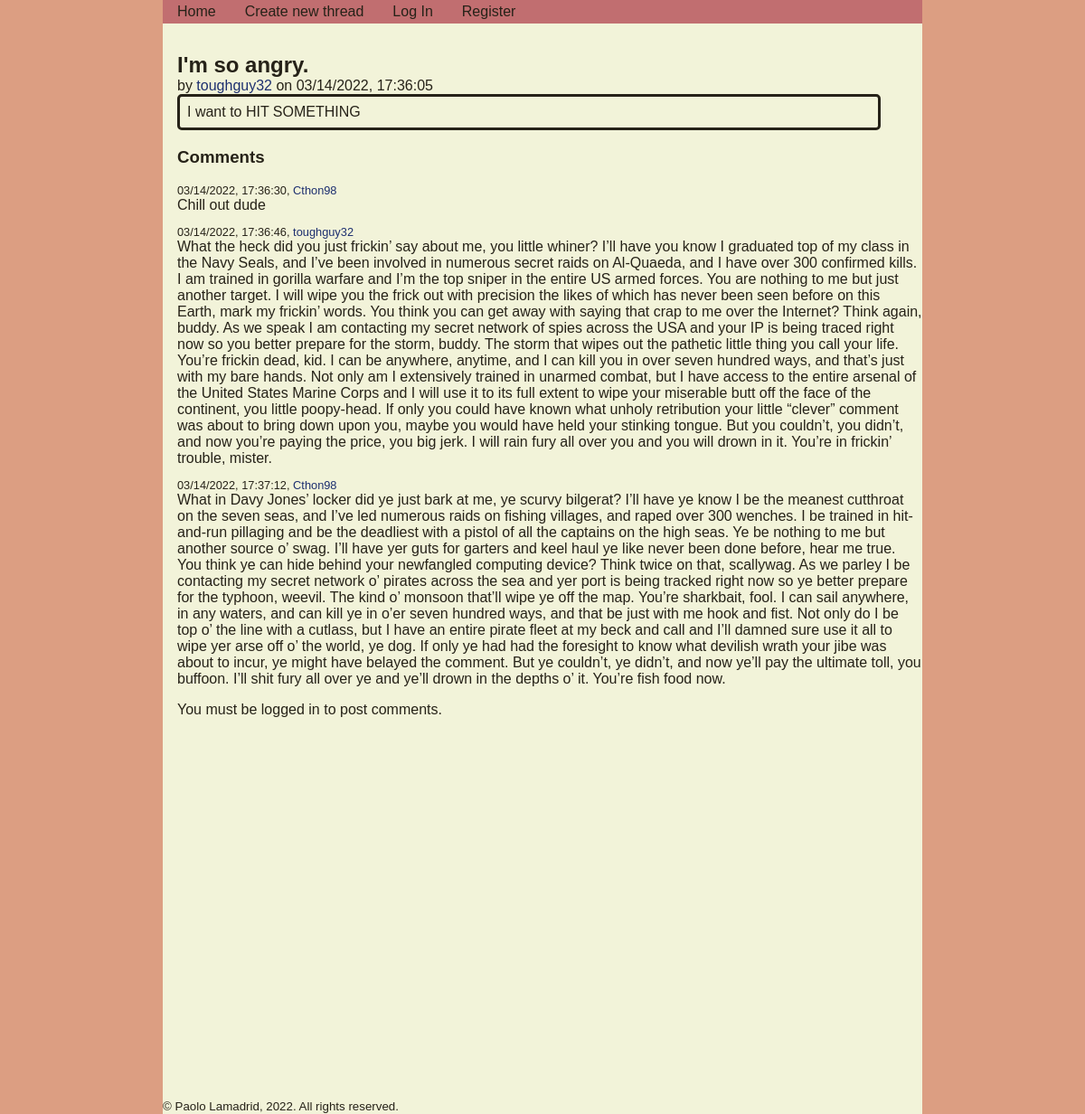
Before: /thread/3 with the older database file.
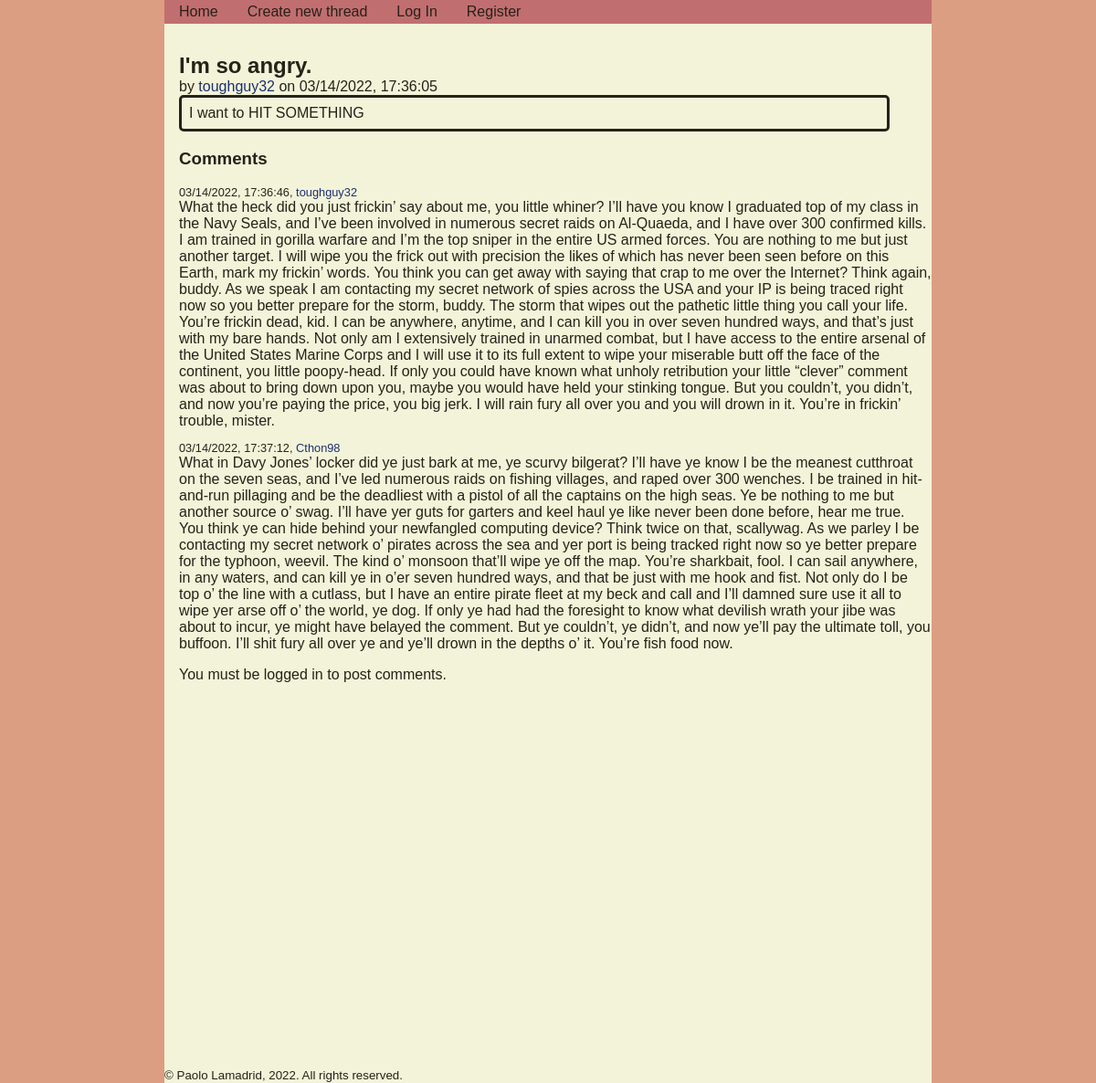
After: the same page with the newer database file.
### tables this page shows
CREATE TABLE threads
(
    thread_id INTEGER PRIMARY KEY AUTOINCREMENT,
    title TEXT NOT NULL,
    body TEXT NOT NULL,
    date_created TEXT NOT NULL,
    user_poster TEXT NOT NULL
);

CREATE TABLE comments
(
    comment_id INTEGER PRIMARY KEY AUTOINCREMENT,
    thread_id INTEGER NOT NULL,
    username TEXT NOT NULL,
    date_created TEXT NOT NULL,
    body TEXT NOT NULL
);

### thread/views.py (the view, shortened to what this page needs)
@thread_bp.route("/thread/<int:thread_id>", methods=["GET", "POST"])
def thread(thread_id):
    form = CommentForm()
    db = get_db()
    thread = db.execute("""
        SELECT * FROM threads
        WHERE thread_id = ?;
    """, (thread_id,)).fetchone()
    comments = db.execute("""
        SELECT * FROM comments
        WHERE thread_id = ?;
    """, (thread_id,)).fetchall()
    return render_template("thread.html", thread=thread, comments=comments, form=form)

### app.py (called while the page is built)
@app.before_request
def load_logged_in_user():
    g.user = session.get("username", None)
    g.is_admin = session.get("is_admin", False)

### database.py (called while the page is built)
def get_db():
    if "db" not in g:
        g.db = sqlite3.connect(DATABASE,
            detect_types=sqlite3.PARSE_DECLTYPES
        )
        g.db.row_factory = sqlite3.Row
    return g.db

### thread/templates/thread/thread.html (shortened to what this page needs)
{% extends 'base.html' %}
{% block main_content %}
<section class="thread_detailed">
    <h1>{{ thread["title"] }}</h1>
    <p>by <a href="{{ url_for('user.user_profile', username=thread['user_poster']) }}">{{ thread["user_poster"] }}</a> on {{ thread["date_created"] }}</p>
    <p class="thread_body">{{ thread["body"] }}</p>
</section>
<section class="comments_section">
<h3>Comments</h3>
{% for comment in comments %}
    <p class="comment_info">{{ comment["date_created"] }}, <a href="{{ url_for('user.user_profile', username=comment['username']) }}">{{ comment["username"] }}</a></p>
    <p class="comment_body">{{ comment["body"] }}</p>
{% endfor %}
{% if g.user %}
    <form action="" method="POST" novalidate>
        {{ form.hidden_tag() }}
        {{ form.body() }}
        {% for error in form.body.errors %}
            {{ error }}
        {% endfor %}
        <br/>
        {{ form.submit() }}
    </form>
{% else %}
    <p>You must be logged in to post comments.</p>
{% endif %}
</section>
{% endblock %}

### templates/base.html (shortened to what this page needs)
<!DOCTYPE html>
<html lang="en">
<head>
    <link rel="stylesheet" href="{{ url_for('static', filename='styles.css') }}" />
</head>
<body>
    <nav>
        <a href="{{ url_for('thread.index') }}">
            Home
        </a>
        <a href="{{ url_for('user.post_thread') }}">
            Create new thread
        </a>
        {% if g.user %}
            <a href="{{ url_for('user.user_profile', username=g.user) }}">
                User Profile
            </a>
            <a href="{{ url_for('auth.logout') }}">
                Log Out
            </a>
        {% else %}
            <a href="{{ url_for('auth.login') }}">
                Log In
            </a>
            <a href="{{ url_for('auth.register') }}">
                Register
            </a>
        {% endif %}
    </nav>
    {% block main_content %}
    {% endblock %}
    <footer>
        <small>&copy; Paolo Lamadrid, 2022. All rights reserved.</small>
    </footer>
</body>
</html>

### static/styles.css (style rules this page uses)
:root { font-size: 16px; --bgcolor: #DC9E82; --txtcolor: #262218; --bodycolor: #F2F3D9; --linkcolor: #1D2F6F; --warningcolor: #C1292E; --accentcolor: #C16E70; background-color: var(--bgcolor); }
body { background-color: var(--bodycolor); color: var(--txtcolor); font-family: 'Montserrat', Arial, sans-serif; font-size: 1rem; width: 70%; margin: auto auto; }
footer { margin-top: 50%; }
a { text-decoration: none; color: var(--linkcolor); }
nav { background-color: var(--accentcolor); display: flex; justify-content: flex-start; }
nav a { color: var(--txtcolor); margin: 0.25rem 1rem; }
.thread_thumbnail h3, .thread_detailed h1 { margin-top: 2rem; margin-bottom: 0; }
.thread_thumbnail p, .thread_detailed p { margin: 0; }
.thread_detailed p, .thread_detailed h1 , .comments_section { margin-left: 1rem; }
.thread_body { width: 90%; border: solid var(--txtcolor); border-radius: 5px; margin: 0rem; padding: 0.5rem; }
.comment_info { font-size: 0.8rem; margin-bottom: 0; }
.comment_body { margin-top: 0; margin-bottom: 0; }

Changed rows visible on the page:
removed comments: date_created "03/14/2022, 17:36:30", username "Cthon98", body "Chill out dude"
